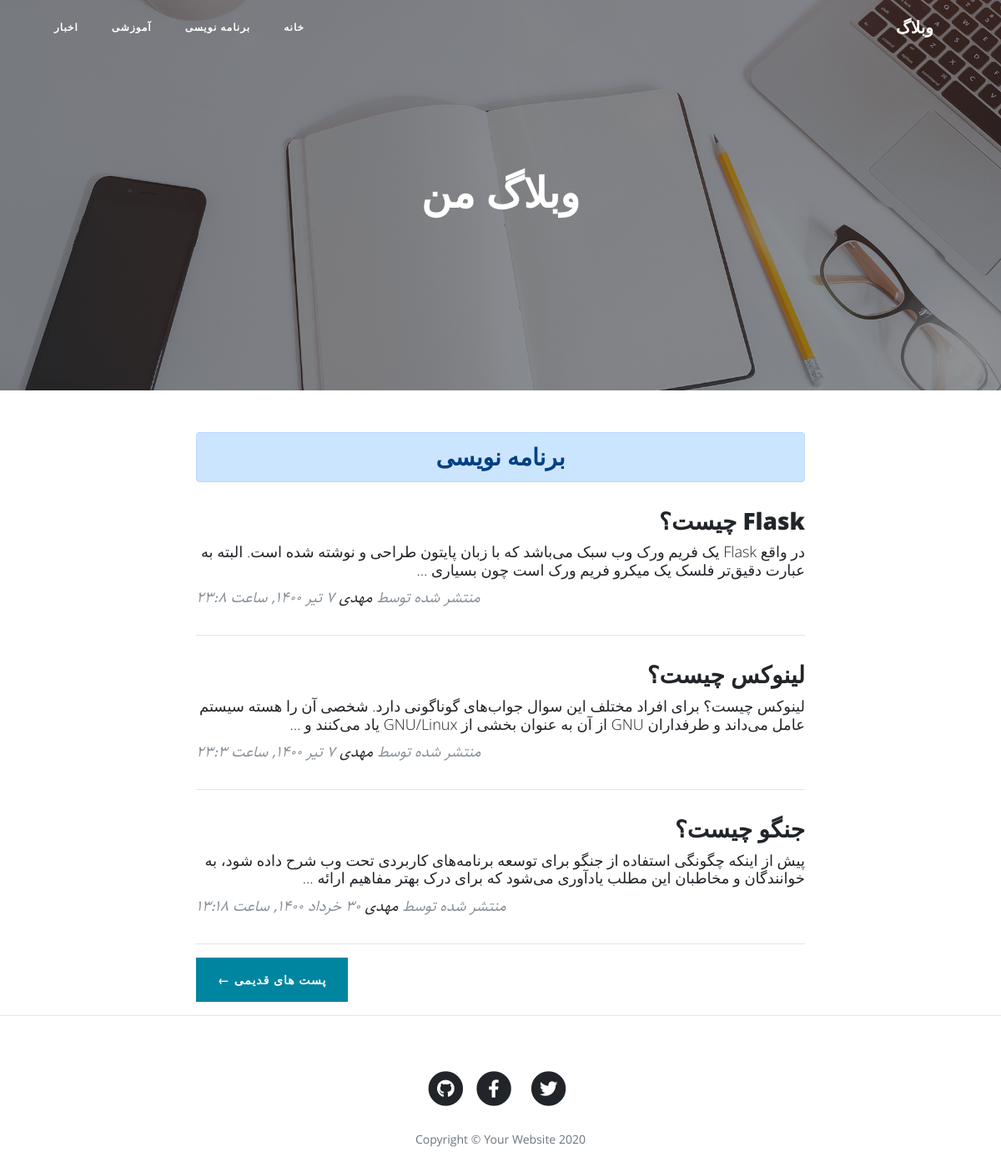
/category/programming, run on the app's committed database.
### blog/models.py (models this page shows, shortened)
class Category(models.Model):
    title = models.CharField(max_length = 200, verbose_name = "عنوان دسته بندی")
    slug = models.SlugField(max_length = 100, unique = True, verbose_name = "آدرس دسته بندی")
    status = models.BooleanField(default = True, verbose_name = "آیا نمایش داده شود؟")
    position = models.IntegerField(verbose_name = "پوزیشن")
    class Meta:
        verbose_name = "دسته بندی"
        verbose_name_plural = "دسته بندی ها"
        ordering = ['position']
    objects = CategoryManager()

class Article(models.Model):
    STATUS_CHOICES = (
        ('d', 'پیش نویس'),
        ('p', 'منتشر شده'),
    )
    title = models.CharField(max_length = 200, verbose_name = "عنوان مقاله")
    slug = models.SlugField(max_length = 100, unique = True, verbose_name = "آدرس مقاله")
    category = models.ManyToManyField(Category, verbose_name = "دسته بندی", related_name = "articles")
    description = models.TextField(verbose_name = "محتوا")
    thumbnail = models.ImageField(upload_to = "images", verbose_name = "تصویر مقاله")
    publish = models.DateTimeField(default = timezone.now, verbose_name = "زمان انتشار")
    created = models.DateTimeField(auto_now_add = True)
    updated = models.DateTimeField(auto_now = True)
    status = models.CharField(max_length = 1, choices = STATUS_CHOICES, verbose_name = "وضعیت")
    class Meta:
        verbose_name = "مقاله"
        verbose_name_plural = "مقالات"
        ordering = ['-publish']
    def jpublish(self):
        return jalali_converter(self.publish)
    jpublish.short_description = "زمان انتشار"
    objects = ArticleManager()

### blog/views.py (the view)
# urls.py: path('category/<slug:slug>', CategoryList.as_view(), name = "category"),
class CategoryList(ListView):
    paginate_by = 3
    template_name = "blog/category_list.html"
    def get_queryset(self):
        global category
        slug = self.kwargs.get('slug')
        category = get_object_or_404(Category.objects.active(), slug = slug)
        return category.articles.published()
    def get_context_data(self, **kwargs):
        context = super().get_context_data(**kwargs)
        context['category'] = category
        return context

### blog/models.py (called while the page is built)
    def published(self):
        return self.filter(status = 'p')

    def active(self):
        return self.filter(status = True)

### blog/templatetags/base_tags.py (called while the page is built)
@register.simple_tag
def title():
    return "وبلاگ"

@register.inclusion_tag("blog/partials/category_navbar.html")
def category_navbar():
    return {
        "category": Category.objects.active()
    }

### extensions/jalali.py (called while the page is built)
    def persian_tuple(self):
        return self.persian_year, self.persian_month, self.persian_day

### extensions/utils.py (called while the page is built)
def persian_numbers_converter(mystr):
    numbers = {
        "0" : "۰",
        "1" : "۱",
        "2" : "۲",
        "3" : "۳",
        "4" : "۴",
        "5" : "۵",
        "6" : "۶",
        "7" : "۷",
        "8" : "۸",
        "9" : "۹",
    }
    for e, p in numbers.items():
        mystr = mystr.replace(e, p)
    return mystr

def jalali_converter(time):
    jmonths = ["فروردین", "اردیبهشت", "خرداد", "تیر", "مرداد", "شهریور", "مهر", "آبان", "آذر", "دی", "بهمن", "اسفند"]
    time = timezone.localtime(time)
    time_to_str = "{},{},{}".format(time.year, time.month, time.day)
    time_to_tuple = jalali.Gregorian(time_to_str).persian_tuple()
    time_to_list = list(time_to_tuple)
    for index, month in enumerate(jmonths):
        if time_to_list[1] == index + 1:
            time_to_list[1] = month
            break
    output = " {} {} {}, ساعت {}:{}".format(
        time_to_list[2],
        time_to_list[1],
        time_to_list[0],
        time.hour,
        time.minute,
    )
    return persian_numbers_converter(output)

### blog/templates/blog/category_list.html (shortened to what this page needs)
{% extends 'blog/base.html' %}
{% load static %}
{% block main %}
  <header class="masthead" style="background-image: url('{% static 'blog/img/home-bg.jpg' %}')">
    <div class="overlay"></div>
    <div class="container">
      <div class="row">
        <div class="col-lg-8 col-md-10 mx-auto">
          <div class="site-heading">
            <h1>وبلاگ من</h1>
          </div>
        </div>
      </div>
    </div>
  </header>
  <div class="container">
    <div class="row">
      <div class="col-lg-8 col-md-10 mx-auto">
        <h3 class="alert alert-primary text-center">{{ category.title }}</h3>
        {% for article in object_list %}
          <div class="post-preview">
            <a href="{% url 'blog:detail' article.slug %}">
              <h2 class="post-title">
                {{ article.title }}
              </h2>
              <h3 class="post-subtitle">
                {{ article.description | truncatewords:30 }}
              </h3>
            </a>
            <p class="post-meta">منتشر شده توسط
              <a href="#">مهدی</a>
              {{ article.jpublish }}</p>
          </div>
          <hr>
        {% endfor %}
        {% if is_paginated %}
          <div class="clearfix pager-button">
            {% if page_obj.has_next %}
              <a class="btn btn-primary float-right" href="{% url 'blog:category' category.slug  page_obj.next_page_number %}">پست های قدیمی &larr;</a>
            {% endif %}
          </div>
        {% endif %}
      </div>
    </div>
  </div>
{% endblock %}

### blog/templates/blog/partials/category_navbar.html
<div class="collapse navbar-collapse" id="navbarResponsive">
  <ul class="navbar-nav ml-auto">
      <li class="nav-item">
        <a class="nav-link" href="{% url 'blog:home' %}">خانه</a>
      </li>
      {% for cat in category %}
        <li class="nav-item">
          <a class="nav-link" href="{% url 'blog:category' cat.slug %}">{{ cat.title }}</a>
        </li>
      {% endfor %}
  </ul>
</div>

### blog/static/blog/css/rtl.css (style rules this page uses)
body { direction: rtl; text-align: right; font-family: "Sahel"; font-size: 16px; }
.navbar-nav { margin-left: initial !important; margin-right: auto; }
.post-meta { text-align: left; }
.pager-button { float: left; }
.site-heading h1 { font-size: 50px !important; }
.post-title { font-size: 28px !important; }
.post-subtitle { font-size: 18px; }

### data on the page
Category: title "برنامه نویسی"
Category: title "آموزشی"
Category: title "اخبار"
Article: title "Flask چیست؟", description "در واقع Flask یک فریم ورک وب سبک می‌باشد که با زبان پایتون طراحی و نوشته شده است. البته به عبارت دقیق‌تر فلسک یک میکرو فریم ورک است چون بسیاری …", jpublish "۷ تیر ۱۴۰۰, ساعت ۲۳:۸"
Article: title "لینوکس چیست؟", description "لینوکس چیست؟ برای افراد مختلف این سوال‌ جواب‌های گوناگونی دارد. شخصی آن را هسته سیستم عامل می‌داند و طرفداران GNU از آن به عنوان بخشی از GNU/Linux یاد می‌کنند و …", jpublish "۷ تیر ۱۴۰۰, ساعت ۲۳:۳"
Article: title "جنگو چیست؟", description "پیش از اینکه چگونگی استفاده از جنگو برای توسعه برنامه‌های کاربردی تحت وب شرح داده شود، به خوانندگان و مخاطبان این مطلب یادآوری می‌شود که برای درک بهتر مفاهیم ارائه …", jpublish "۳۰ خرداد ۱۴۰۰, ساعت ۱۳:۱۸"
